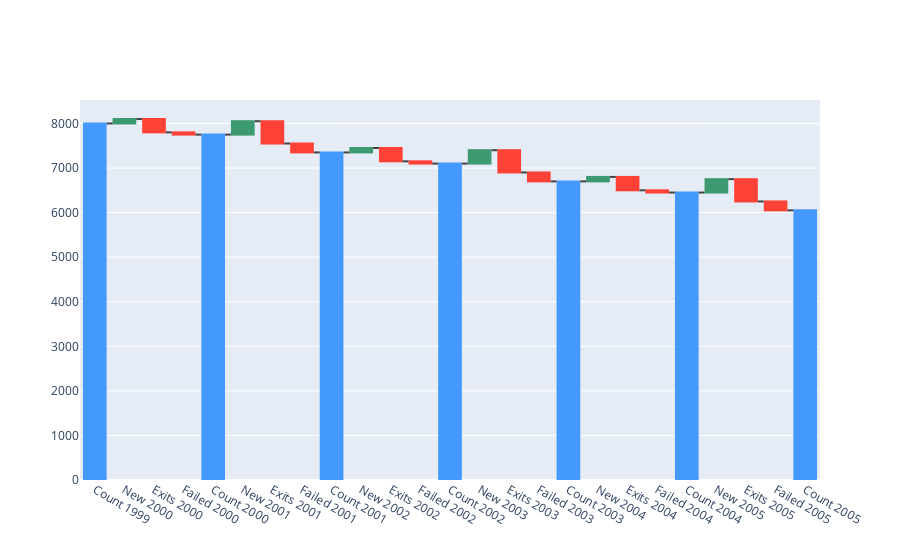

Source (notebook cell):
### Code cell
x = df['Cat']
y = df['Val']
measure = df['Measure']

fig = go.Figure(go.Waterfall(measure=measure,
                            x=x,
                            y=y,
                            #text=text,
                            textposition='outside'
                            ))
fig.show()

### Figure 1 — Plotly figure (JSON) as saved in the notebook; plotly's stock layout.template omitted (floating-point values rounded to 4 significant figures)
{"data": [{"measure": ["absolute", "relative", "relative", "relative", "total", "relative", "relative", "relative", "total", "relative", "relative", "relative", "total", "relative", "relative", "relative", "total", "relative", "relative", "relative", "total", "relative", "relative", "relative", "total"], "textposition": "outside", "type": "waterfall", "x": ["Count 1999", "New 2000", "Exits 2000", "Failed 2000", "Count 2000", "New 2001", "Exits 2001", "Failed 2001", "Count 2001", "New 2002", "Exits 2002", "Failed 2002", "Count 2002", "New 2003", "Exits 2003", "Failed 2003", "Count 2003", "New 2004", "Exits 2004", "Failed 2004", "Count 2004", "New 2005", "Exits 2005", "Failed 2005", "Count 2005"], "y": [8000, 100, -300, -50, 0, 300, -500, -200, 0, 100, -300, -50, 0, 300, -500, -200, 0, 100, -300, -50, 0, 300, -500, -200, 0]}], "layout": {}}
